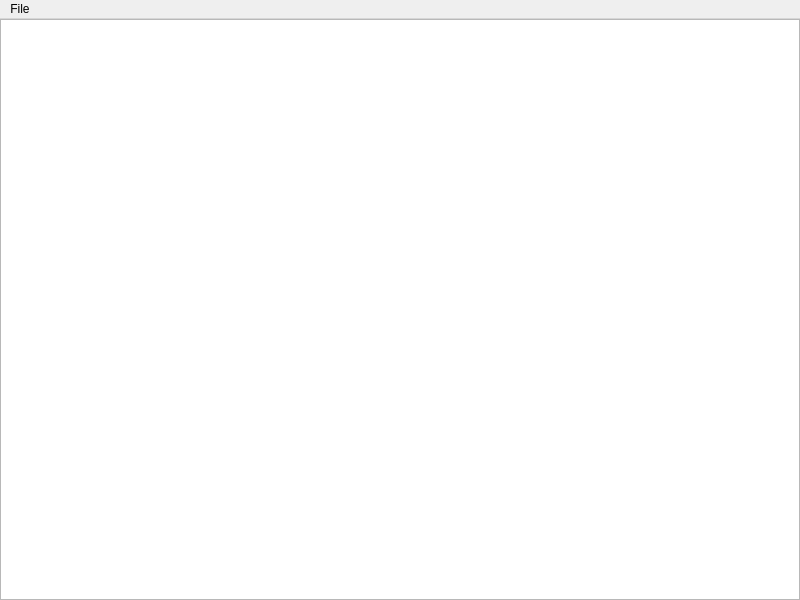
<?xml version="1.0" encoding="UTF-8"?>
<ui version="4.0">
 <class>SingleAlbumView</class>
 <widget class="QMainWindow" name="SingleAlbumView">
  <property name="geometry">
   <rect>
    <x>0</x>
    <y>0</y>
    <width>800</width>
    <height>600</height>
   </rect>
  </property>
  <property name="windowTitle">
   <string>MainWindow</string>
  </property>
  <widget class="QWidget" name="centralwidget">
   <layout class="QVBoxLayout" name="verticalLayout">
    <property name="spacing">
     <number>0</number>
    </property>
    <property name="margin">
     <number>0</number>
    </property>
    <item>
     <widget class="QListWidget" name="songList">
      <property name="horizontalScrollBarPolicy">
       <enum>Qt::ScrollBarAlwaysOff</enum>
      </property>
      <property name="editTriggers">
       <set>QAbstractItemView::NoEditTriggers</set>
      </property>
      <property name="alternatingRowColors">
       <bool>true</bool>
      </property>
      <property name="resizeMode">
       <enum>QListView::Adjust</enum>
      </property>
      <property name="uniformItemSizes">
       <bool>true</bool>
      </property>
      <property name="sortingEnabled">
       <bool>false</bool>
      </property>
     </widget>
    </item>
   </layout>
  </widget>
  <widget class="QMenuBar" name="menubar">
   <property name="geometry">
    <rect>
     <x>0</x>
     <y>0</y>
     <width>800</width>
     <height>25</height>
    </rect>
   </property>
   <widget class="QMenu" name="menuFile">
    <property name="title">
     <string>File</string>
    </property>
    <addaction name="actionAdd_to_now_playing"/>
    <addaction name="actionDelete"/>
   </widget>
   <addaction name="menuFile"/>
  </widget>
  <action name="actionAdd_to_now_playing">
   <property name="text">
    <string>Add songs to now playing</string>
   </property>
  </action>
  <action name="actionDelete">
   <property name="text">
    <string>Delete</string>
   </property>
  </action>
 </widget>
 <resources/>
 <connections/>
</ui>
